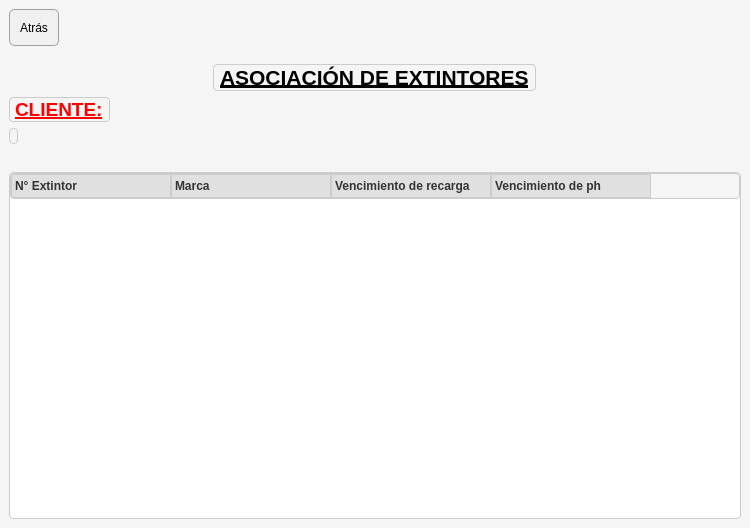
<?xml version="1.0" encoding="UTF-8"?>
<ui version="4.0">
 <class>VencDetails</class>
 <widget class="QWidget" name="VencDetails">
  <property name="geometry">
   <rect>
    <x>0</x>
    <y>0</y>
    <width>750</width>
    <height>528</height>
   </rect>
  </property>
  <property name="windowTitle">
   <string>Form</string>
  </property>
  <property name="styleSheet">
   <string notr="true">QWidget {
    background-color: #f5f5f5;
    color: #333333;
}
QFrame {
    border: 1px solid #cccccc;
    border-radius: 4px;
}
QLabel {
    color: #333333;
}
QPushButton {
    background-color: #3498db;
    color: white;
    border: none;
    border-radius: 4px;
    padding: 3px 8px;
    min-height: 25px;
}
QPushButton:hover {
    background-color: #2980b9;
}
QPushButton:disabled {
    background-color: #bdc3c7;
}
QPushButton#btnCerrarCaja {
    background-color: #e74c3c;
}
QPushButton#btnCerrarCaja:hover {
    background-color: #c0392b;
}
QLineEdit, QComboBox, QDateEdit {
    border: 1px solid #cccccc;
    border-radius: 4px;
    padding: 3px;
    background: white;
}
QTableWidget {
    border: 1px solid #cccccc;
    background-color: white;
    gridline-color: #dddddd;
}
QHeaderView::section {
    background-color: #e0e0e0;
    color: #333333;
    padding: 3px;
    border: 1px solid #cccccc;
    font-weight: bold;
}
QTableWidget::item:selected {
    background-color: #3498db;
    color: white;
}</string>
  </property>
  <layout class="QVBoxLayout" name="verticalLayout" stretch="1,1,8">
   <property name="spacing">
    <number>0</number>
   </property>
   <property name="leftMargin">
    <number>0</number>
   </property>
   <property name="topMargin">
    <number>0</number>
   </property>
   <property name="rightMargin">
    <number>0</number>
   </property>
   <property name="bottomMargin">
    <number>0</number>
   </property>
   <item>
    <widget class="QWidget" name="widget" native="true">
     <layout class="QHBoxLayout" name="horizontalLayout">
      <item>
       <widget class="QPushButton" name="btnAtras">
        <property name="cursor">
         <cursorShape>PointingHandCursor</cursorShape>
        </property>
        <property name="styleSheet">
         <string notr="true">color: black; 
background-color: #f0f0f0; 
border: 1px solid #a0a0a0; 
border-radius: 5px; 
padding: 5px 10px;
</string>
        </property>
        <property name="text">
         <string>Atrás</string>
        </property>
        <property name="icon">
         <iconset>
          <normaloff>../../../../images/flecha-izquierda.png</normaloff>../../../../images/flecha-izquierda.png</iconset>
        </property>
       </widget>
      </item>
      <item>
       <spacer name="horizontalSpacer">
        <property name="orientation">
         <enum>Qt::Horizontal</enum>
        </property>
        <property name="sizeHint" stdset="0">
         <size>
          <width>546</width>
          <height>20</height>
         </size>
        </property>
       </spacer>
      </item>
     </layout>
    </widget>
   </item>
   <item>
    <widget class="QWidget" name="widget_2" native="true">
     <property name="font">
      <font>
       <pointsize>12</pointsize>
       <bold>true</bold>
       <underline>true</underline>
      </font>
     </property>
     <layout class="QVBoxLayout" name="verticalLayout_3">
      <item alignment="Qt::AlignHCenter">
       <widget class="QLabel" name="label">
        <property name="font">
         <font>
          <pointsize>16</pointsize>
          <bold>true</bold>
          <underline>true</underline>
         </font>
        </property>
        <property name="styleSheet">
         <string notr="true">color:black;</string>
        </property>
        <property name="text">
         <string>ASOCIACIÓN DE EXTINTORES</string>
        </property>
       </widget>
      </item>
      <item alignment="Qt::AlignLeft">
       <widget class="QLabel" name="labelCliente">
        <property name="font">
         <font>
          <pointsize>14</pointsize>
          <bold>true</bold>
          <underline>true</underline>
         </font>
        </property>
        <property name="styleSheet">
         <string notr="true">color: rgb(255, 0, 0);</string>
        </property>
        <property name="text">
         <string>CLIENTE:</string>
        </property>
       </widget>
      </item>
      <item alignment="Qt::AlignLeft">
       <widget class="QLabel" name="name_client">
        <property name="font">
         <font>
          <bold>true</bold>
         </font>
        </property>
        <property name="text">
         <string/>
        </property>
       </widget>
      </item>
     </layout>
    </widget>
   </item>
   <item>
    <widget class="QWidget" name="widget_3" native="true">
     <layout class="QVBoxLayout" name="verticalLayout_2">
      <item>
       <spacer name="verticalSpacer">
        <property name="orientation">
         <enum>Qt::Vertical</enum>
        </property>
        <property name="sizeType">
         <enum>QSizePolicy::Preferred</enum>
        </property>
        <property name="sizeHint" stdset="0">
         <size>
          <width>10</width>
          <height>10</height>
         </size>
        </property>
       </spacer>
      </item>
      <item>
       <widget class="QTableWidget" name="tableWidgetExtintores">
        <property name="styleSheet">
         <string notr="true">color:black;</string>
        </property>
        <attribute name="horizontalHeaderDefaultSectionSize">
         <number>160</number>
        </attribute>
        <column>
         <property name="text">
          <string>N° Extintor</string>
         </property>
         <property name="font">
          <font>
           <bold>true</bold>
          </font>
         </property>
         <property name="textAlignment">
          <set>AlignLeading|AlignVCenter</set>
         </property>
        </column>
        <column>
         <property name="text">
          <string>Marca</string>
         </property>
         <property name="font">
          <font>
           <bold>true</bold>
          </font>
         </property>
         <property name="textAlignment">
          <set>AlignLeading|AlignVCenter</set>
         </property>
        </column>
        <column>
         <property name="text">
          <string>Vencimiento de recarga</string>
         </property>
         <property name="font">
          <font>
           <bold>true</bold>
          </font>
         </property>
         <property name="textAlignment">
          <set>AlignLeading|AlignVCenter</set>
         </property>
        </column>
        <column>
         <property name="text">
          <string>Vencimiento de ph</string>
         </property>
         <property name="font">
          <font>
           <bold>true</bold>
          </font>
         </property>
         <property name="textAlignment">
          <set>AlignLeading|AlignVCenter</set>
         </property>
        </column>
       </widget>
      </item>
     </layout>
    </widget>
   </item>
  </layout>
 </widget>
 <resources/>
 <connections/>
</ui>
